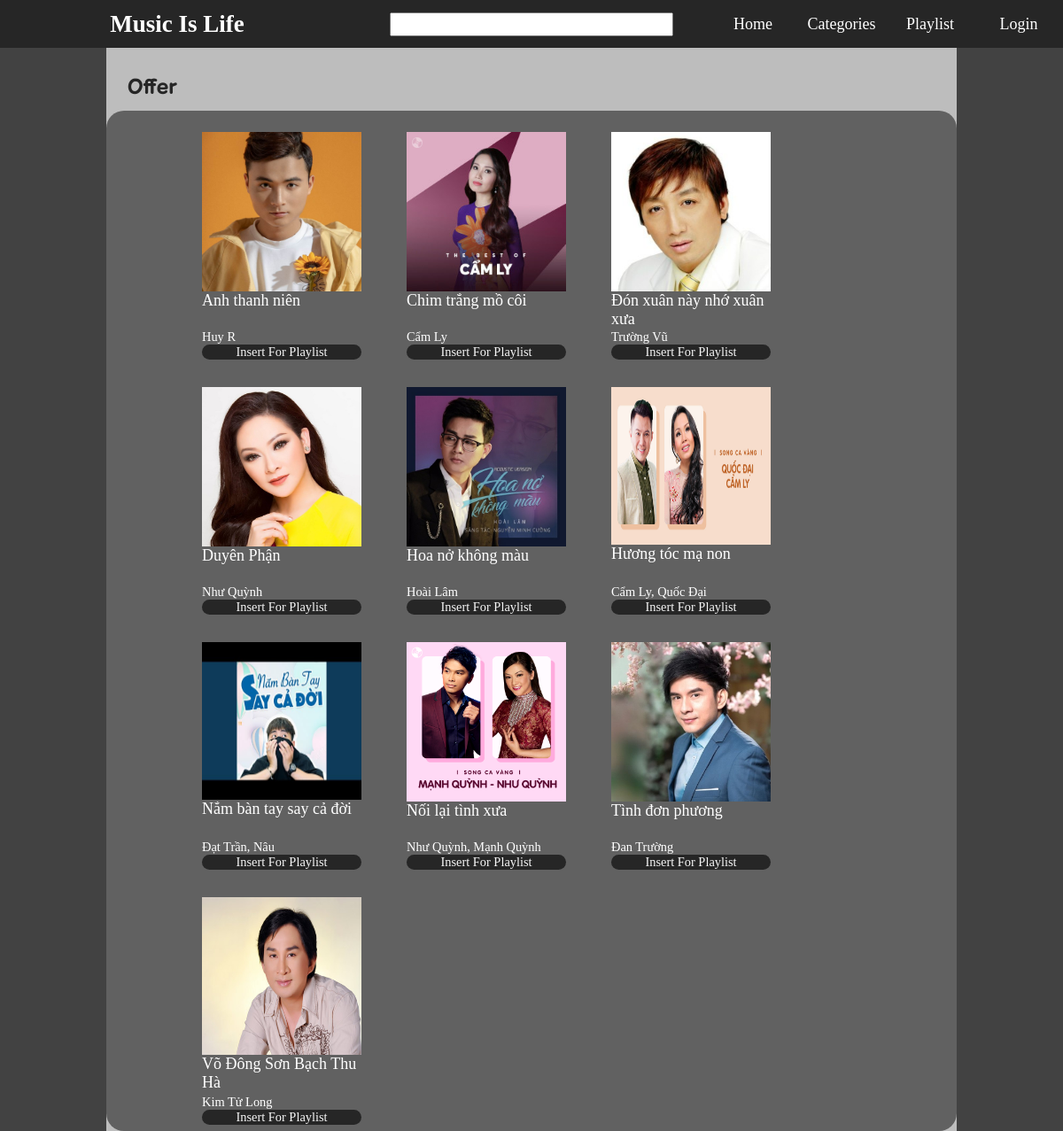
The page / on the database its author committed.
### tables this page shows
CREATE TABLE `poster` (
  `ID_Poster` varchar(50) NOT NULL,
  `ID_Song` varchar(50) NOT NULL
);

CREATE TABLE `song` (
  `ID_Song` varchar(50) NOT NULL,
  `ID_Producer` varchar(50) DEFAULT NULL,
  `ID_Categories` varchar(50) DEFAULT NULL,
  `id_account` varchar(50) DEFAULT NULL,
  `ID_Musican` varchar(50) DEFAULT NULL,
  `nameSong` varchar(50) DEFAULT NULL,
  `viewSong` bigint(50) DEFAULT NULL,
  `datePost` date DEFAULT NULL,
  `license` tinyint(1) DEFAULT NULL,
  `singer` varchar(50) NOT NULL
);

### mvc/controllers/home.php (called while the page is built, shortened)
<?php
    class home extends controller{
        public $usemodel;
        public function __construct()
        {
            $this->usemodel=$this->model("song");
        }
        public function default(){
            $list= $this->usemodel->getSong();
            $this->view("default",$list);
        }
    }
?>

### mvc/core/app.php (called while the page is built, shortened)
<?php
class App
{
    protected $acction = "default";
    function __construct()
    {
        $arr = $this->urlProcess();
        unset($arr[0]);
        $this->controllers = new $this->controllers;
        $this->params = $arr ? array_values($arr) : [];
        call_user_func_array([$this->controllers, $this->acction], $this->params);
    }
}

### index.php (called while the page is built, shortened)
<?php
$myApp= new App();
?>

### mvc/core/DB.php (called while the page is built, shortened)
<?php
    class DB{
        protected $serverName="localhost";
        protected $userName="root";
        protected $password="";
        protected $dbName="db_mil";
        function __construct()
        {
            $this->conn=mysqli_connect($this->serverName,$this->userName,$this->password,$this->dbName);
        }
    }

### mvc/models/song.php (called while the page is built, shortened)
<?php
    class song extends DB{
        public function getSong(){
            $sql= "select * from song,poster where song.ID_Song=poster.ID_Song and license = 1";
            $list=[];
            $results= mysqli_query($this->conn,$sql);
            while($row=$results->fetch_assoc()){
                $list[]=$row;
            }
            return $list;
        }
    }
?>

### mvc/core/controller.php (the view, shortened to what this page needs)
<?php
    class controller {
        public function view($view,$data=[ ]){
            require_once "./mvc/views/".$view.".php";
        }
    function createItemSong($id,$namesong,$poster,$singer){
        $poster="/MIL/poster/".$poster.".png";
        return   "  <div class='wrap_item'>
        <input type='hidden' value='$id'>
        <a href='/MIL/player' class='item'><img src='$poster' class='poster'>
        <p class='song'>$namesong</p>
        <p class='singer'>$singer</p></a>
        <div class='button'>Insert For Playlist
        <div class='item-list'>
        </div>
        </div>
        </div> ";
    }
}

### mvc/views/default.php (shortened to what this page needs)
<!DOCTYPE html>
<html lang="en">
<head>
    <link href='/MIL/css/main.css' rel='stylesheet'/>
</head>
<body>
    <div class="wrapper" id="wrapper">
         <?php
        include_once "./mvc/views/viewmaster/header.php";
     ?>
 <div class="innerwrap">
     <?php
        if( isset($_SESSION['user'])&&$_SESSION['user']=="admin"&&  isset($_SESSION['admin']) ){
            require_once "./mvc/views/viewmaster/formAdmin.php";
        }else{
            require_once "./mvc/views/viewmaster/listSong.php";
        }
     ?>
     </div>
    </div>
</body>
</html>

### mvc/views/viewMaster/header.php (shortened to what this page needs)
<div class="header">
            <div class="logo">
                <h2>Music Is Life</h2>
            </div>
            <div class="task_search">
                <input type="text" name="search" id="task_search">
            </div>
            <div class="menu">
                <div class="menu-item"> <a href="/MIL/home" class="item-header">Home</a>
                </div>
                <div class="menu-item" id="fix-hover"> <a class="item-header">Categories</a>
                </div>
                <div class="menu-item"> <a href="/MIL/playlist" class="item-header">Playlist</a>
                </div>
                    <?php
                    if(isset($_SESSION['user']))
                    {
                      echo " <div class='menu-item'><a href='/MIL/insert' id='acction' class='item-header'>Insert</a></div>";
                        if($_SESSION['user']=="admin"){
                        echo " <div class='menu-item'><a href='/MIL/home/admin' id='acction' class='item-header'>Manager</a></div>";
                        echo " <div class='menu-item'><a  id='acction' class='item-header'>".$_SESSION['user']."</a></div>";
                        echo "<div class='menu-item'><a href='/MIL/login/logout' class='item-header'>Logout</a></div>";
                        }
                      else{
                        echo " <div class='menu-item'><a id='acction' class='item-header'>".$_SESSION['user']."</a></div>";
                        echo "<div class='menu-item'><a href='/MIL/login/logout' class='item-header'>Logout</a></div>";
                        echo "<div class='menu-item'><a href='/MIL/changepassword' class='item-header'>ChangePass</a></div>";
                      }
                    }
                    else{
                        echo "<div class='menu-item'><a href='/MIL/login' class='item-header'>Login</a></div>";
                    }
                    ?>
            </div>
        </div>

### mvc/views/viewMaster/listSong.php (shortened to what this page needs)
<div class="title">
         <a href="#">Offer</a>
</div>
<div class="contains-music">
        <?php
         $createView= new controller();
         if (isset($data)){
            for($i=0;$i<count($data);$i++){
                echo  $createView->createItemSong($data[$i]['ID_Song'],$data[$i]['nameSong'],$data[$i]['ID_Poster'],$data[$i]['singer']);
             }
         }
          ?>
</div>

### css/main.css (style rules this page uses)
html { font-size: calc(1vw + 12px); font-family: myFirstFont; }
body { position: relative; display: block; width: 100vw; min-height: 100vh; font-size: 12px; }
a { text-decoration: none; cursor: pointer; }
.wrapper { position: relative; width: 100%; min-height: 100vh; background: var(--color-wraper); }
.innerwrap { position: relative; display: block; width: 80%; min-height: 100vh; margin: 0 auto; padding-top: 7em; background-color: #bdbdbd; }
.title { display: inline-block; font-size: 2em; padding-left: 1em; font-family: BalsamiqSans-Bold; width: 100%; }
.title a { color: var(--color-bg-header); }
.contains-music { position: relative; width: 100%; border-radius: 20px; background-color: #616161; margin-top: 1em; padding-left: 7em; }
.wrap_item { display: inline-block; transition: box-shadow 0.2s linear; height: 20em; width: 15em; margin: 2em; }
.button { display: block; background-color: var(--color-bg-header); color: var(--color-milk); border-radius: 15px; text-align: center; cursor: pointer; z-index: 1; font-size: 1.2em; }
.item { position: relative; display: inline-flex; width: 12em; height: 20em; flex-direction: column; }
.poster { flex: 4; width: 180px; height: 180px; }
.song { flex: 1; text-align: center; word-wrap: break-word; text-overflow: ellipsis; overflow: hidden; font-size: 1.5em; width: 180px; }
p.song { color: white; text-align: left; font-style: bold; }
p.singer { color: white; text-align: left; width: 180px; }

### css/color.css (style rules this page uses)
:root { --color-bg-header: #262626; --color-white:#ffffff; --color-milk:#f7f7f7; --color-wraper: #424242; --color-transparen:rgba(38, 38, 38, 0.83); }

### css/header.css (style rules this page uses)
.header { position: fixed; display: inline-flex; width: 100%; height: 3em; font-family: Cambria; background: var(--color-bg-header); color: var(--color-white); z-index: 999; font-size: 18px; }
.logo { flex: 1; display: flex; align-items: center; justify-content: center; }
.logo h2 { font-size: 1.5em; }
.task_search { flex: 1; display: flex; align-items: center; justify-content: center; }
#task_search { width: 80%; height: 50%; font-size: 1em; }
.menu { flex: 1; display: inline-flex; }
.menu-item { flex: 1; display: flex; justify-content: center; align-items: center; justify-content: center; width: 100px; }
.menu-item .item-header { display: flex; justify-content: center; align-items: center; width: 100%; height: 100%; color: var(--color-white); }

### css/list.css (style rules this page uses)
.singer { font-size: 1.2em; text-align: center; }

### rows shown on the page
poster: ID_Poster (picture), ID_Song.nameSong "Anh thanh niên", ID_Song.singer "Huy R"
poster: ID_Poster (picture), ID_Song.nameSong "Chim trắng mồ côi", ID_Song.singer "Cẩm Ly"
poster: ID_Poster (picture), ID_Song.nameSong "Đón xuân này nhớ xuân xưa", ID_Song.singer "Trường Vũ"
poster: ID_Poster (picture), ID_Song.nameSong "Duyên Phận", ID_Song.singer "Như Quỳnh"
poster: ID_Poster (picture), ID_Song.nameSong "Hoa nở không màu", ID_Song.singer "Hoài Lâm"
poster: ID_Poster (picture), ID_Song.nameSong "Hương tóc mạ non", ID_Song.singer "Cẩm Ly, Quốc Đại"
poster: ID_Poster (picture), ID_Song.nameSong "Nắm bàn tay say cả đời", ID_Song.singer "Đạt Trần, Nâu"
poster: ID_Poster (picture), ID_Song.nameSong "Nối lại tình xưa", ID_Song.singer "Như Quỳnh, Mạnh Quỳnh"
poster: ID_Poster (picture), ID_Song.nameSong "Tình đơn phương", ID_Song.singer "Đan Trường"
poster: ID_Poster (picture), ID_Song.nameSong "Võ Đông Sơn Bạch Thu Hà", ID_Song.singer "Kim Tử Long"
